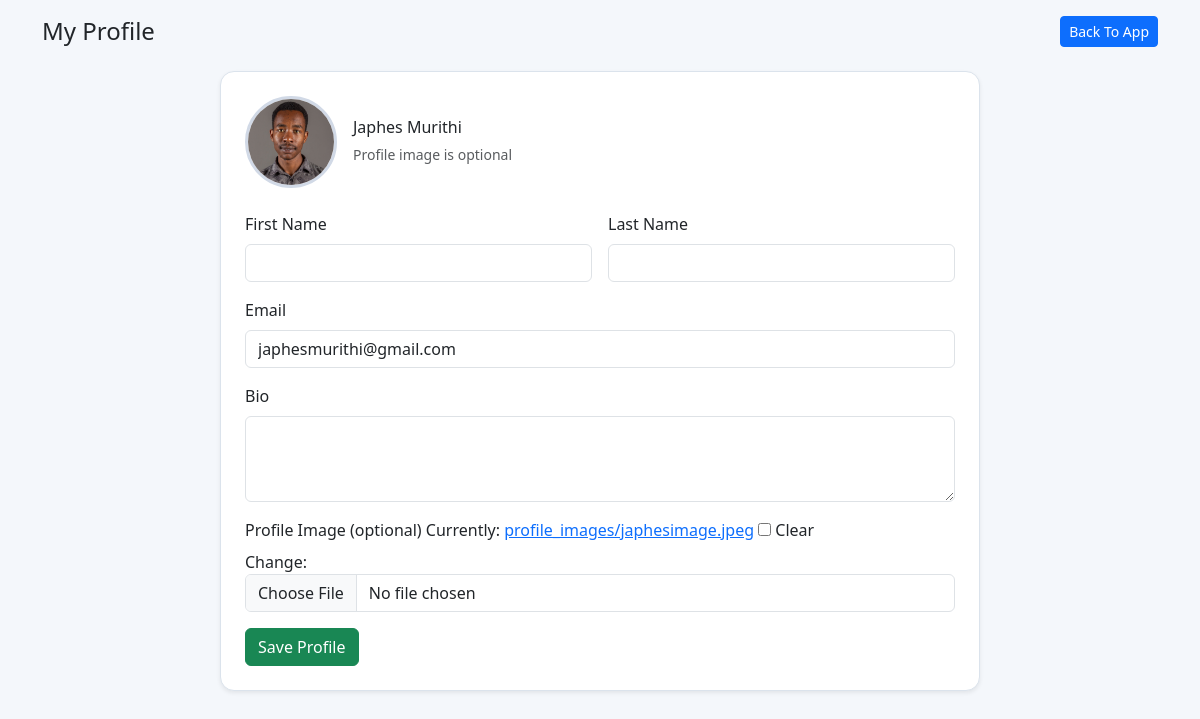
/profile/ (signed in), run on the app's committed database.
### accounts/models.py (models this page shows)
class CustomUser(AbstractUser):
    username = models.CharField(max_length=150, unique=True)
    bio = models.TextField(null=True, blank=True)
    profile_image = models.FileField(upload_to='profile_images/', null=True, blank=True)

### accounts/views.py (the view)
# urls.py: path('profile/', views.profile_view, name='profile'),
@login_required
def profile_view(request):
    user = request.user
    if request.method == "POST":
        form = CustomUserProfileForm(request.POST, request.FILES, instance=user)
        if form.is_valid():
            form.save()
            messages.success(request, "Profile updated successfully.")
            return redirect("profile")
    else:
        form = CustomUserProfileForm(instance=user)
    return render(request, "accounts/profile.html", {"form": form})

### accounts/forms.py (shortened to what this page needs)
class CustomUserProfileForm(forms.ModelForm):
    MAX_PROFILE_IMAGE_SIZE = 5 * 1024 * 1024  # 5 MB
    ALLOWED_IMAGE_EXTENSIONS = {'.jpg', '.jpeg', '.png', '.gif', '.webp'}
    class Meta:
        model = CustomUser
        fields = ["first_name", "last_name", "email", "bio", "profile_image"]
        widgets = {
            "first_name": forms.TextInput(attrs={"class": "form-control"}),
            "last_name": forms.TextInput(attrs={"class": "form-control"}),
            "email": forms.EmailInput(attrs={"class": "form-control"}),
            "bio": forms.Textarea(attrs={"class": "form-control", "rows": 3}),
            "profile_image": forms.ClearableFileInput(attrs={"class": "form-control"}),
        }

### accounts/templates/accounts/profile.html (shortened to what this page needs)
<!DOCTYPE html>
<html lang="en">
<head>
    <link href="https://cdn.jsdelivr.net/npm/bootstrap@5.3.3/dist/css/bootstrap.min.css" rel="stylesheet">
</head>
<body>
    <div class="container py-3">
        <div class="d-flex justify-content-between align-items-center mb-2">
            <h1 class="h4 mb-0">My Profile</h1>
            <a href="{% url 'task_list' %}" class="btn btn-primary btn-sm">Back To App</a>
        </div>
        <div class="card profile-card shadow-sm">
            <div class="card-body p-4">
                <div class="d-flex align-items-center gap-3 mb-4">
                    {% if request.user.profile_image %}
                    <img src="{{ request.user.profile_image.url }}" alt="Profile image" class="avatar">
                    {% else %}
                    <div class="avatar-fallback">{{ request.user.username|slice:":1"|upper }}</div>
                    {% endif %}
                    <div>
                        <h2 class="h6 mb-1">{{ request.user.username }}</h2>
                        <small class="text-muted">Profile image is optional</small>
                    </div>
                </div>
                <form method="post" enctype="multipart/form-data" class="row g-3">
                    <div class="col-12 col-md-6">
                        <label class="form-label">First Name</label>
                        {{ form.first_name }}
                    </div>
                    <div class="col-12 col-md-6">
                        <label class="form-label">Last Name</label>
                        {{ form.last_name }}
                    </div>
                    <div class="col-12">
                        <label class="form-label">Email</label>
                        {{ form.email }}
                    </div>
                    <div class="col-12">
                        <label class="form-label">Bio</label>
                        {{ form.bio }}
                    </div>
                    <div class="col-12">
                        <label class="form-label">Profile Image (optional)</label>
                        {{ form.profile_image }}
                    </div>
                    <div class="col-12">
                        <button type="submit" class="btn btn-success">Save Profile</button>
                    </div>
                </form>
            </div>
        </div>
    </div>
</body>
</html>

### accounts/templates/accounts/profile.html (style rules this page uses)
body { background: #f4f7fb; }
.profile-card { max-width: 760px; margin: 24px auto; border-radius: 14px; border: 1px solid #dbe3ec; }
.avatar { width: 92px; height: 92px; border-radius: 50%; object-fit: cover; border: 3px solid #d1d9e6; }

### data on the page
CustomUser: user.profile_image (picture), user.username "Japhes Murithi", email "japhesmurithi@gmail.com"
